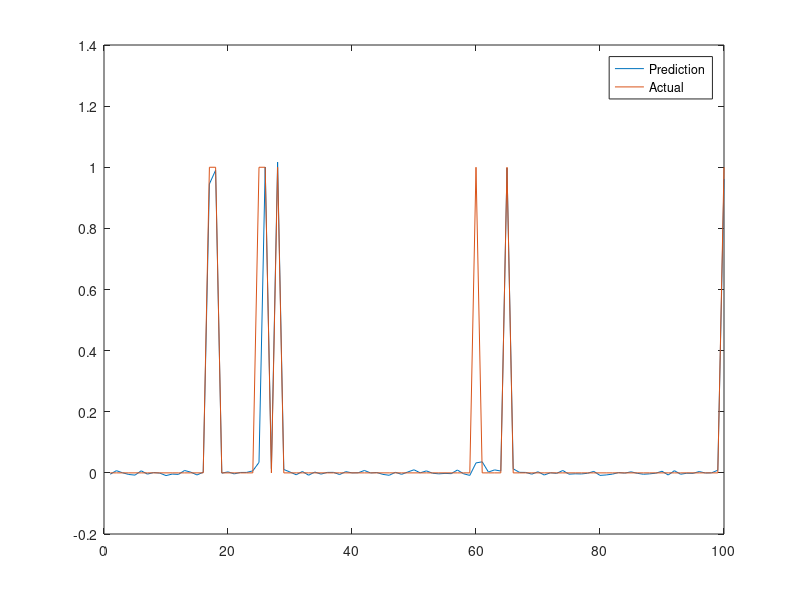

The MATLAB script that drew this image:
%% JHBL (Joint Hierarchical Bayesian Learning) Algorithm
% Based on Sequential Image Recovery Using Joint Hierarchical Bayesian
% Learning (Xiao & Glaubitz 2023)
% By: Shamsher Tamang & Saqlain Anjum

%% Equation Parameters
J = 10; % Num. Images
n = 100; % Value of n for nXn Dimension
n_1D = n^2; % Flattened length for 1-D Case
max_iterations = 10^3; % For algorithm stopping condition.
max_difference = 10^(-3); % For algorithm stopping condition.

%% Equation Hyperparameters
eta_alpha = 1;
eta_beta = eta_alpha;
eta_gamma = 2;

theta_alpha = 10^-3;
theta_beta = theta_alpha;
theta_gamma = theta_beta;

%% Defining General Linear Transforms
R = eye(n); % Most general choice for R
K = n; % Number of rows in R

%% Defining the Forward Operator & Data
F = eye(n);  % Forward operators
y = zeros(n,J); % Measured data
x_ground_truth = zeros(n, J); % Ground truth images.
sparsity_level = 8; % number of non-zeros
noise_mean = 0;
noise_sd = 0.1;
noise_dimension = n;

idx_pool = randi([1, n], sparsity_level, 1);    % the indices to be changed to 1
for j = 1:J
    curr_truth_j = zeros(n, 1);
    curr_truth_j(idx_pool) = 1;
    x_ground_truth(:, j) = curr_truth_j;
    noise = noise_mean + noise_sd .* randn(noise_dimension, 1);   % noise of normal distribution with noise_mean and noise_sd
    y(:, j) = F * curr_truth_j + noise;
    idx_pool(end-1:end) = mod(idx_pool(end-1:end), n) + 1;    % update the last two indices to force changes, changes made here
end

% figure;plot(x_ground_truth(:, 1))

%% Initialization (Algorithm Step 1)
x = randn(n, J); % 1 x J matrix, images to reconstruct
alpha = ones(J, 1); % J x 1 matrix, alpha hyperparameters, noise precision
beta = ones(J, K); % J x 1 matrix, beta hyperparameters, 
                  % intra-image regularization weight
gamma = ones(J - 1, n); % J-1 x 1 matrix, gamma hyperparameters, 
                       %  NOTE: gamma is a coupling weight between 
                       %  image x{j} and x{j+1}, so it must be a 
                       %  J-1 x 1 matrix.
max_iter = 10^3; % Maximum number of loop iterations                     
%% Algorithmic Iterations (All Remaining Steps)
M = zeros(J, 1);
for j = 1:J
    M(j) = length(y(:, j));
end

for l = 1:max_iter
    x_old = x;

    % -- alpha update
    for j = 1:J
        alpha(j, :) = (eta_alpha + M(j)/2 - 1) / (theta_alpha + 0.5 * norm(F * x(:, j) - y(:, j))^2);
    end

    % -- beta update
    for j = 1:J
        R_x = R * x(:, j); % k*1
        % beta(j,:) is 1*k for all k
        beta(j, :) = (eta_beta - 0.5) ./ (theta_beta + 0.5 * (R_x(:)).^2);
    end

    % -- gamma update
    for j = 2:J
        % x(j, :) --> 1*n, gamma(j, :) --> 1*n
        gamma(j-1, :) = (eta_gamma - 0.5) ./ (theta_gamma + 0.5 * (x(:, j-1) - x(:, j)).^2);
    end

    % -- x update
    % computing change masks
    
    for j = 1:J
        %computing G for each image
        % computing change mask for G and b
        if j == 1
            change_mask_for_G = diag(gamma(j, :));
            change_mask_term_for_b = diag(gamma(j, :)) * x(:, j+1);
        elseif j == J
            change_mask_for_G = diag(gamma(j-1, :));
            change_mask_term_for_b = diag(gamma(j-1, :)) * x(:, j-1);
        else
            change_mask_for_G = diag(gamma(j-1, :)) + diag(gamma(j, :));
            change_mask_term_for_b = diag(gamma(j-1, :)) * x(:, j-1) + diag(gamma(j, :)) * x(:, j+1);
        end
        
        % computing B_j
        B_j = diag(beta(j, :));

        G_j = alpha(j, :)*(F')*F+ (R')*B_j*R + change_mask_for_G;
        b_j = alpha(j, :)*(F')*y(:, j) + change_mask_term_for_b;
                
        % solving x from the linear system in equation 34
        %for solving we use gradient desncet iterating 5 times, citation 24

        % solution of x using citation 24
        r = b_j - G_j * x(:, j);
        for i = 1:5
            G_r = G_j * r;
            step_size = (r')*r/(r'*G_r);
            x(:, j) = x(:, j) + step_size * r;
            r = r - step_size * G_r;
        end
        % solution of x ended

    end

    % terminate loop if absolute and relative change condition is met
    % we compute the average absolute and relative change between two subsequent image
    % sequences
    absolute_change_matrix(:, :) = x(:,:) - x_old(:, :);
    absolute_change_norm_sum = 0;
    relative_change_norm_sum = 0;
    for j = 1:J
        abs_change_norm = norm(absolute_change_matrix(:, j), 2);
        absolute_change_norm_sum = absolute_change_norm_sum + abs_change_norm;
        relative_change_norm_sum = absolute_change_norm_sum + abs_change_norm/norm(x(:, j), 2);
    end
    average_absolute_change = absolute_change_norm_sum/(J-1);
    average_relative_change = relative_change_norm_sum/(J-1);

    if average_absolute_change < 10^(-3) && average_relative_change < 10^(-3)
        break
    end
end

figure;
plot(x(:, 1)); 
hold on;
plot(x_ground_truth(:, 1)); 
hold off;
legend('Prediction','Actual');